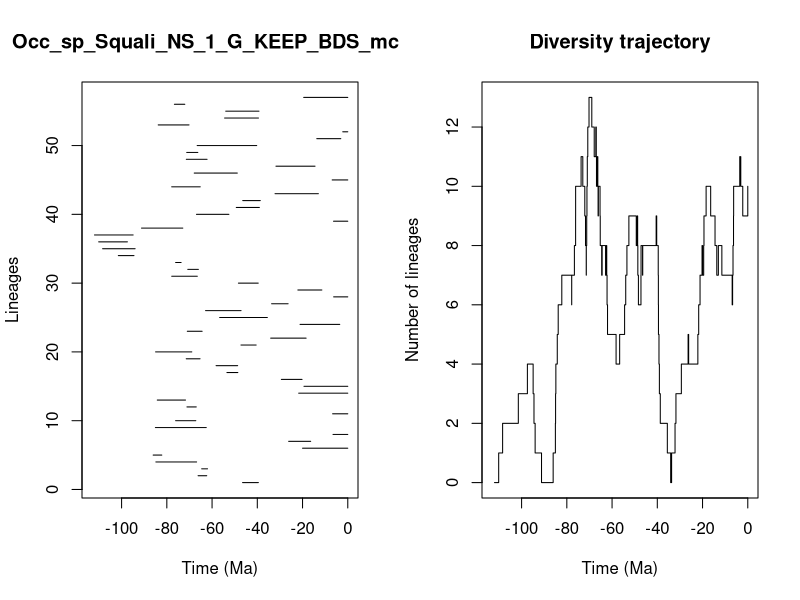

Write R code to recreate this figure.


pdf(file='../Results/Species_NS/5_MA_bins_EP/pyrate_mcmc_logs/Occ_sp_Squali_NS_1_G_KEEP_BDS_mcmc_LTT.pdf',width=0.6*20, height=0.6*10)
title = "Occ_sp_Squali_NS_1_G_KEEP_BDS_mcmc"
ts=c(46.51409999942644, 66.1805063067305,64.58978791240315,84.8476272940286,86.04364030109089,19.997796935924345,26.13758016164201,6.528742725401963,85.05706915503117,76.11712095964076,6.703490694990457,71.10279182109369,84.22451300785343,21.700913444321365,19.36638533480517,29.36708275691386,53.43129155144801,58.224216371811856,71.42217150991607,84.97096999052026,47.224799372757495,34.08951146394319,70.9501666946625,21.102020574711485,56.642587090198305,62.874406358199224,33.6741156963839,6.251213028768983,22.070898186137175,48.351896571000054,77.8347845120214,70.73467109179747,76.10785350834897,101.44279265434857,108.38953933452316,110.12830308849956,111.98283694319551,91.1883710321689,6.303168756248934,66.88981197550902,49.30080377513248,46.43830741233571,32.15784112056236,77.8506912365042,6.900857977154149,67.88982784162478,31.75715527830524,71.38535229235809,71.20361029291797,66.5879383050071,13.703381851618616,2.220170122572485,83.81163299954582,54.459504084517306,53.95994701646481,76.65340576117978,19.492248474120057)
te=c(39.5284095992547, 62.356753658839565,62.00583951088739,66.8356856016009,82.22389615964565,0.0,16.404256176043898,0.0,62.56814863404406,67.19047088442562,0.0,66.97742166439748,71.73944968423582,0.0,0.0,20.219942301877097,48.60777814549603,48.68644850008076,65.31463583990339,68.96048923793104,40.511235782271974,18.420364678784043,64.38299467926477,3.5512804446099158,35.565648509660605,47.1864478896094,26.38295418025776,0.0,11.459880417723658,39.58887809113654,66.5272965028739,66.05448879831586,73.69206733136917,94.52149903205864,94.01094601687561,97.4338852012183,94.8962522556192,72.93802732674361,0.0,52.56629559433619,39.079281839953175,38.6803686679789,13.004145298446018,65.22876338868902,0.0,48.83282851089311,14.476740967715303,62.212403449133845,66.29697737095684,40.25999473425566,3.091837443412863,0.0,70.18810124020331,39.48869151255469,39.25893356450255,72.0529678636618,0.0)
div_traj=c(0, 1,2,3,4,3,2,1,0,1,2,3,4,5,6,7,6,7,8,9,10,11,10,9,8,7,8,9,10,11,12,13,12,11,12,11,10,11,10,11,10,9,10,9,8,7,8,7,8,7,6,5,4,5,6,7,8,9,8,9,8,7,6,7,8,7,8,9,8,7,6,5,4,3,2,1,0,1,2,3,4,5,4,5,6,7,8,7,8,9,10,9,8,7,8,7,6,7,8,9,10,11,10,9,10)
time_events=c(111.98283694319551, 110.12830308849956,108.38953933452316,101.44279265434857,97.4338852012183,94.8962522556192,94.52149903205864,94.01094601687561,91.1883710321689,86.04364030109089,85.05706915503117,84.97096999052026,84.8476272940286,84.22451300785343,83.81163299954582,82.22389615964565,77.8506912365042,77.8347845120214,76.65340576117978,76.11712095964076,76.10785350834897,73.69206733136917,72.93802732674361,72.0529678636618,71.73944968423582,71.42217150991607,71.38535229235809,71.20361029291797,71.10279182109369,70.9501666946625,70.73467109179747,70.18810124020331,68.96048923793104,67.88982784162478,67.19047088442562,66.97742166439748,66.88981197550902,66.8356856016009,66.5879383050071,66.5272965028739,66.29697737095684,66.1805063067305,66.05448879831586,65.31463583990339,65.22876338868902,64.58978791240315,64.38299467926477,62.874406358199224,62.56814863404406,62.356753658839565,62.212403449133845,62.00583951088739,58.224216371811856,56.642587090198305,54.459504084517306,53.95994701646481,53.43129155144801,52.56629559433619,49.30080377513248,48.83282851089311,48.68644850008076,48.60777814549603,48.351896571000054,47.224799372757495,47.1864478896094,46.51409999942644,46.43830741233571,40.511235782271974,40.25999473425566,39.58887809113654,39.5284095992547,39.48869151255469,39.25893356450255,39.079281839953175,38.6803686679789,35.565648509660605,34.08951146394319,33.6741156963839,32.15784112056236,31.75715527830524,29.36708275691386,26.38295418025776,26.13758016164201,22.070898186137175,21.700913444321365,21.102020574711485,20.219942301877097,19.997796935924345,19.492248474120057,19.36638533480517,18.420364678784043,16.404256176043898,14.476740967715303,13.703381851618616,13.004145298446018,11.459880417723658,6.900857977154149,6.703490694990457,6.528742725401963,6.303168756248934,6.251213028768983,3.5512804446099158,3.091837443412863,2.220170122572485,0.0)
                par(mfrow=c(1,2))
                L = length(ts)
                plot(ts, 1:L , xlim=c(-max(ts)-1,0), pch=20, type="n", main=title,xlab="Time (Ma)",ylab="Lineages")
                for (i in 1:L){segments(x0=-te[i],y0=i,x1=-ts[i],y1=i)}    
                t = -time_events
                plot(div_traj ~ t,type="s", main = "Diversity trajectory",xlab="Time (Ma)",ylab="Number of lineages",xlim=c(-max(ts)-1,0))
                abline(v=c(65,200,251,367,445),lty=2,col="gray")
                
